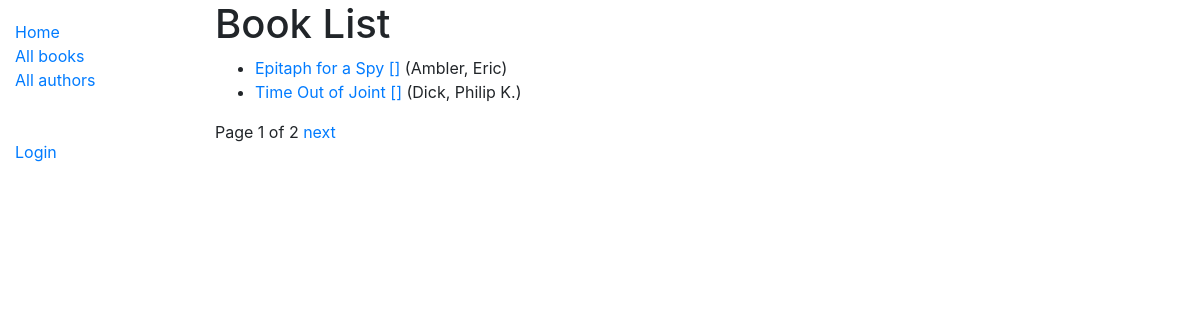
/catalog/books/, run on the app's committed database.
### catalog/models.py (models this page shows, shortened)
class Book(models.Model):
    title = models.CharField(max_length=200)
    author = models.ForeignKey('Author', on_delete=models.SET_NULL, null=True)
    summary = models.TextField(max_length=1000, help_text='Enter a brief description of the book')
    isbn = models.CharField('ISBN', max_length=13, help_text='13 Character <a href="https://www.isbn-international.org/content/what-isbn">ISBN number</a>')
    genre = models.ManyToManyField(Genre, help_text='Select a genre for this book')
    def display_genre(self):
        """Create a string for the Genre. This is required to display genre in Admin."""
        return ', '.join(genre.name for genre in self.genre.all()[:3])
    display_genre.short_description = 'Genre'
    language = models.ForeignKey(Language, on_delete=models.SET_NULL, null=True, help_text='Select a language for this book')
    def display_language(self):
        return language.name
    display_language.short_description = 'Language'
    def get_absolute_url(self):
        return reverse('book-detail', args=[str(self.id)])

class Author(models.Model):
    first_name = models.CharField(max_length=100)
    last_name = models.CharField(max_length=100)
    date_of_birth = models.DateField(null=True, blank=True)
    date_of_death = models.DateField('Died', null=True, blank=True)
    class Meta:
        ordering = ['last_name', 'first_name']
    def __str__(self):
        return f'{self.last_name}, {self.first_name}'

### catalog/views.py (the view)
# urls.py: path('books/', views.BookListView.as_view(), name='books'),
class BookListView(generic.ListView):
    model = Book
    paginate_by = 2

### catalog/templates/catalog/book_list.html (shortened to what this page needs)
 {% extends "base_generic.html" %}
 {% block content %}
  <h1>Book List</h1>
  {% if book_list %}
  <ul>
    {% for book in book_list %}
      <li>
	      <a href="{{ book.get_absolute_url }}">{{ book.title }} [{{ book.language.name }}]</a> ({{book.author}})
      </li>
    {% endfor %}
  </ul>
  {% else %}
    <p>There are no books in the library.</p>
  {% endif %}
 {% endblock %}

### data on the page
Book: title "Epitaph for a Spy", author "Ambler, Eric"
Book: title "Time Out of Joint", author "Dick, Philip K."

### other printed values
{{ page_obj.number }} "1"
{{ page_obj.paginator.num_pages }} "2"
